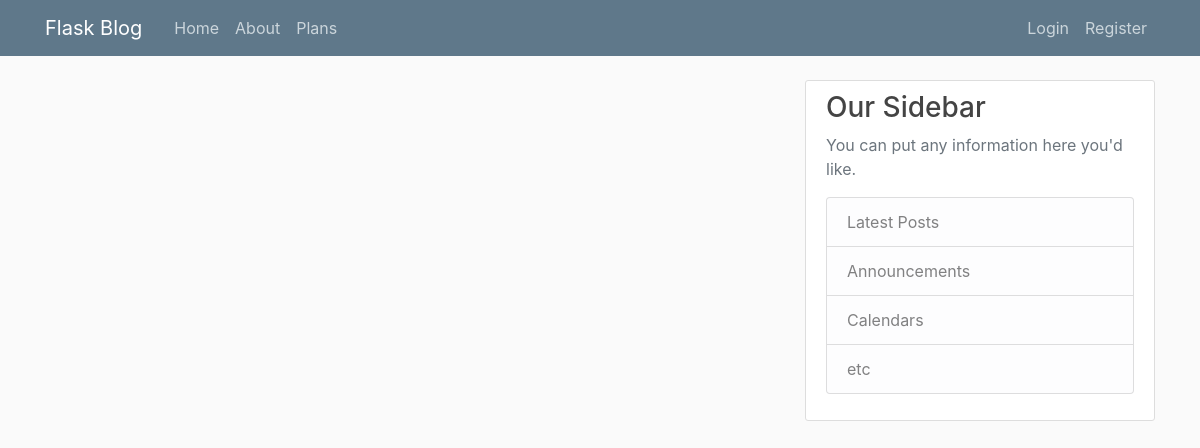
The app's page /home, older data.
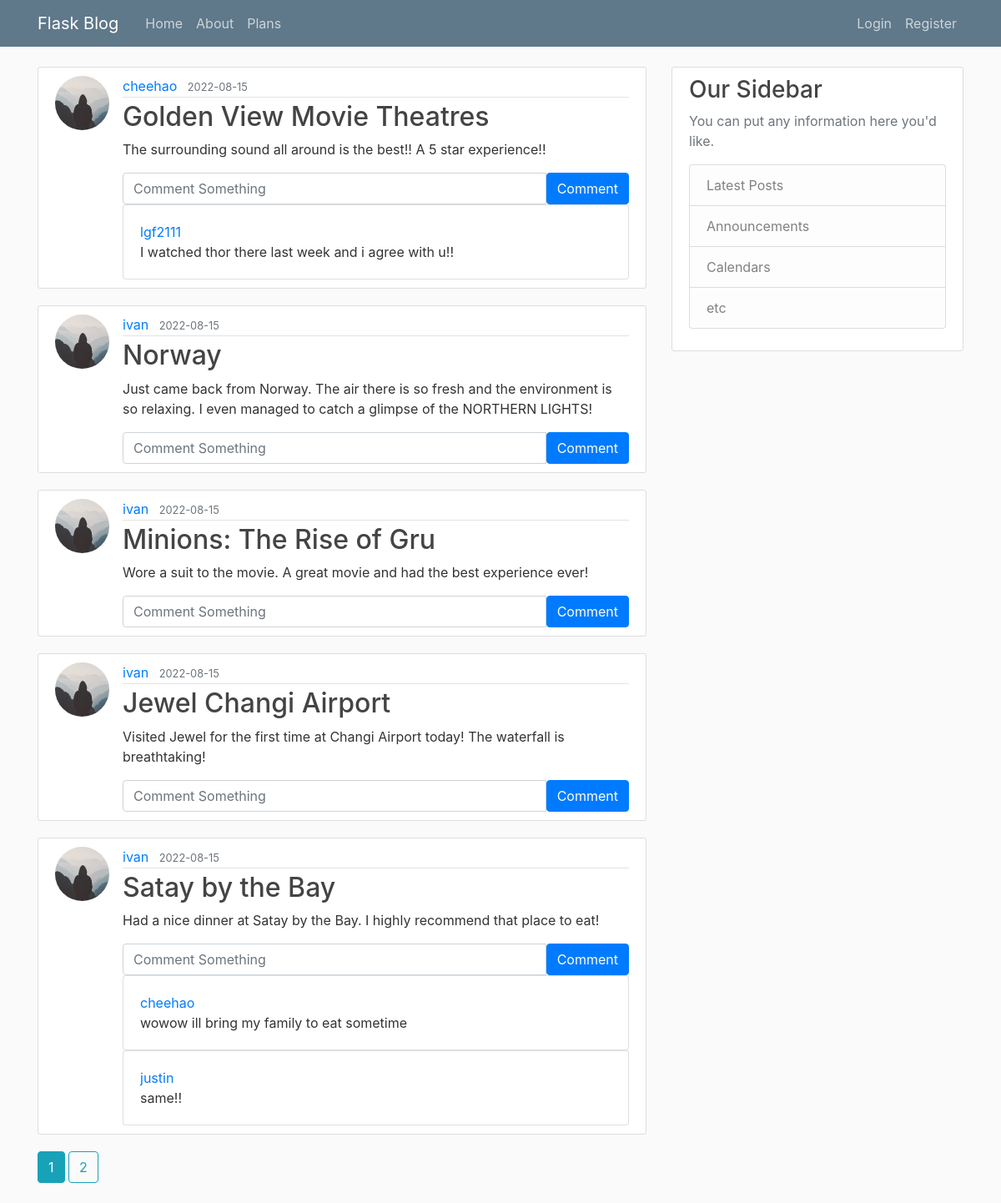
The same page, newer data.
### flaskblog/models.py (models this page shows, shortened)
class Post(db.Model):
    id = db.Column(db.Integer, primary_key=True)
    title = db.Column(db.String(100), nullable=False)
    date_posted = db.Column(db.DateTime, nullable=False, default=datetime.utcnow)
    content = db.Column(db.Text, nullable=False)
    user_id = db.Column(db.Integer, db.ForeignKey('user.id'), nullable=False)
    comments = db.relationship('Comment', lazy=True)

class User(db.Model, UserMixin):
    id = db.Column(db.Integer, primary_key=True)
    username = db.Column(db.String(20), unique=True, nullable=False)
    is_premium = db.Column(db.Boolean, nullable=False, default=False)
    role_id = db.Column(db.Integer, db.ForeignKey('role.id'), nullable=False, default=1)
    email = db.Column(db.String(120), unique=True, nullable=False)
    image_file = db.Column(db.String(20), nullable=False, default='default.jpg')
    encrypted_password = db.Column(db.Text, nullable=False)
    nonce = db.Column(db.Text, nullable=False)
    tag = db.Column(db.Text, nullable=False)
    login_attempt = db.Column(db.Integer, nullable=False, default=0)
    posts = db.relationship('Post', backref='author', lazy=True)
    mfa = db.Column(db.Boolean, default=False, nullable=False)
    comments = db.relationship('Comment', backref='user', lazy=True)
    logout_time = db.Column(db.DateTime)

class Comment(db.Model):
    id = db.Column(db.Integer, primary_key=True)
    text = db.Column(db.String(200), nullable=False)
    date_posted = db.Column(db.DateTime, nullable=False, default=datetime.utcnow)
    post_id = db.Column(db.Integer, db.ForeignKey('post.id'), nullable=False)
    user_id = db.Column(db.Integer, db.ForeignKey('user.id'), nullable=False)

### flaskblog/main/routes.py (the view)
@main.route("/")
@main.route("/home")
@csp_header({'script-src':"'self'"})
def home():
    page = request.args.get('page', 1, type=int)
    posts = Post.query.order_by(Post.date_posted.desc()).paginate(page=page, per_page=5)
    return render_template('main/home.html', posts=posts)

### flaskblog/main/routes.py (called while the page is built)
@main.after_request
def add_security_headers(resp):
    resp.headers['Content-Security-Policy']="script-src 'self'; script-src-elem https://checkout.stripe.com/checkout.js"
    return resp

### run.py (called while the page is built, shortened)
@app.before_request
def before_request():
    session.permanent = True
    app.permanent_session_lifetime = timedelta(minutes=10)
    session.modified = True
    g.user = current_user

### flaskblog/templates/main/home.html
{% extends "layout.html" %}
{% block content %}
    {% for post in posts.items %}
        <article class="media content-section">
          <img class="rounded-circle article-img" src="{{ url_for('static', filename='profile_pics/' + post.author.image_file) }}">
          <div class="media-body">
            <div class="article-metadata">
              <a class="mr-2" href="{{ url_for('users.user_posts', username=post.author.username) }}">{{ post.author.username }}</a>
              <small class="text-muted">{{ post.date_posted.strftime('%Y-%m-%d') }}</small>
            </div>
            <h2><a class="article-title" href="{{ url_for('posts.post', post_id=post.id) }}">{{ post.title }}</a></h2>
            <p class="article-content">{{ post.content }}</p>
            <div class="">
              <form class="input-group md-3" method="POST" action="{{ url_for('posts.new_comment', post_id=post.id) }}">
                <input type="text" id="text" name="text" class="form-control" placeholder="Comment Something"/>
                <button type="submit" class="btn btn-primary">Comment</button>
              </form>
              {% for comment in post.comments %}
                <div class="card">
                  <div class="card-body">
                    <a class="card-title" href="{{ url_for('users.user_posts', username=comment.user.username) }}">{{ comment.user.username }}</a>
                    <p class="card-text">{{ comment.text }}</p>
                  </div>
                </div>
              {% endfor %}
            </div>
          </div>
        </article>
    {% endfor %}
    {% for page_num in posts.iter_pages(left_edge=1, right_edge=1, left_current=1, right_current=2) %}
      {% if page_num %}
        {% if posts.page == page_num %}
          <a class="btn btn-info mb-4" href="{{ url_for('main.home', page=page_num) }}">{{ page_num }}</a>
        {% else %}
          <a class="btn btn-outline-info mb-4" href="{{ url_for('main.home', page=page_num) }}">{{ page_num }}</a>
        {% endif %}
      {% else %}
        ...
      {% endif %}
    {% endfor %}
{% endblock content %}

### flaskblog/templates/layout.html (shortened to what this page needs)
<!DOCTYPE html>
<html>
<head>
    <link rel="stylesheet" href="https://maxcdn.bootstrapcdn.com/bootstrap/4.0.0/css/bootstrap.min.css">
    <link rel="stylesheet" type="text/css" href="{{ url_for('static', filename='main.css') }}">
</head>
<body>
    <header class="site-header">
      <nav class="navbar navbar-expand-md navbar-dark bg-steel fixed-top">
        <div class="container">
          <a class="navbar-brand mr-4" href="/">Flask Blog</a>
          <div class="collapse navbar-collapse" id="navbarToggle">
            <div class="navbar-nav mr-auto">
              <a class="nav-item nav-link" href="{{ url_for('main.home') }}">Home</a>
              <a class="nav-item nav-link" href="{{ url_for('main.about') }}">About</a>
              <a class="nav-item nav-link" href="{{ url_for('main.plans') }}">Plans</a>
            </div>
            <div class="navbar-nav">
              {% if current_user.is_authenticated %}
                <a class="nav-item nav-link" href="{{ url_for('posts.new_post') }}">New Post</a>
                <a class="nav-item nav-link" href="{{ url_for('users.account') }}">Account</a>
                <a class="nav-item nav-link" href="{{ url_for('users.logout') }}">Logout</a>
              {% else %}
                <a class="nav-item nav-link" href="{{ url_for('users.login') }}">Login</a>
                <a class="nav-item nav-link" href="{{ url_for('users.register') }}">Register</a>
              {% endif %}
            </div>
          </div>
        </div>
      </nav>
    </header>
    <main role="main" class="container">
      <div class="row">
        <div class="col-md-8">
          {% block content %}{% endblock %}
        </div>
        <div class="col-md-4">
          <div class="content-section">
            <h3>Our Sidebar</h3>
            <p class='text-muted'>You can put any information here you'd like.
              <ul class="list-group">
                <li class="list-group-item list-group-item-light">Latest Posts</li>
                <li class="list-group-item list-group-item-light">Announcements</li>
                <li class="list-group-item list-group-item-light">Calendars</li>
                <li class="list-group-item list-group-item-light">etc</li>
              </ul>
            </p>
          </div>
        </div>
      </div>
    </main>
</body>
</html>

### flaskblog/static/main.css (style rules this page uses)
body { background: #fafafa; color: #333333; margin-top: 5rem; }
h1, h2, h3, h4, h5, h6 { color: #444444; }
.bg-steel { background-color: #5f788a; }
.site-header .navbar-nav .nav-link { color: #cbd5db; }
.content-section { background: #ffffff; padding: 10px 20px; border: 1px solid #dddddd; border-radius: 3px; margin-bottom: 20px; }
.article-title { color: #444444; }
.article-content { white-space: pre-line; }
.article-img { height: 65px; width: 65px; margin-right: 16px; }
.article-metadata { padding-bottom: 1px; margin-bottom: 4px; border-bottom: 1px solid #e3e3e3 }

Row changes from the older to the newer data that the page shows:
added Post: image_file (placeholder picture), author.username "cheehao", date_posted "2022-08-15", title "Golden View Movie Theatres", content "The surrounding sound all around is the best!! A 5 star experience!!"
now on this page (row unchanged): Comment: user.username "lgf2111", text "I watched thor there last week and i agree with u!!", shown under "cheehao"
added Post: image_file (placeholder picture), author.username "ivan", date_posted "2022-08-15", title "Norway", content "Just came back from Norway. The air there is so fresh and the environment is so relaxing. I even managed to catch a glimpse of the NORTHERN LIGHTS!"
added Post: image_file (placeholder picture), author.username "ivan", date_posted "2022-08-15", title "Minions: The Rise of Gru", content "Wore a suit to the movie. A great movie and had the best experience ever!"
added Post: image_file (placeholder picture), author.username "ivan", date_posted "2022-08-15", title "Jewel Changi Airport", content "Visited Jewel for the first time at Changi Airport today! The waterfall is breathtaking!"
added Post: image_file (placeholder picture), author.username "ivan", date_posted "2022-08-15", title "Satay by the Bay", content "Had a nice dinner at Satay by the Bay. I highly recommend that place to eat!"
now on this page (row unchanged): Comment: user.username "cheehao", text "wowow ill bring my family to eat sometime", shown under "ivan"
now on this page (row unchanged): Comment: user.username "justin", text "same!!", shown under "ivan"
Text that changed along with them:
new list line: "1"
new list line: "2"
